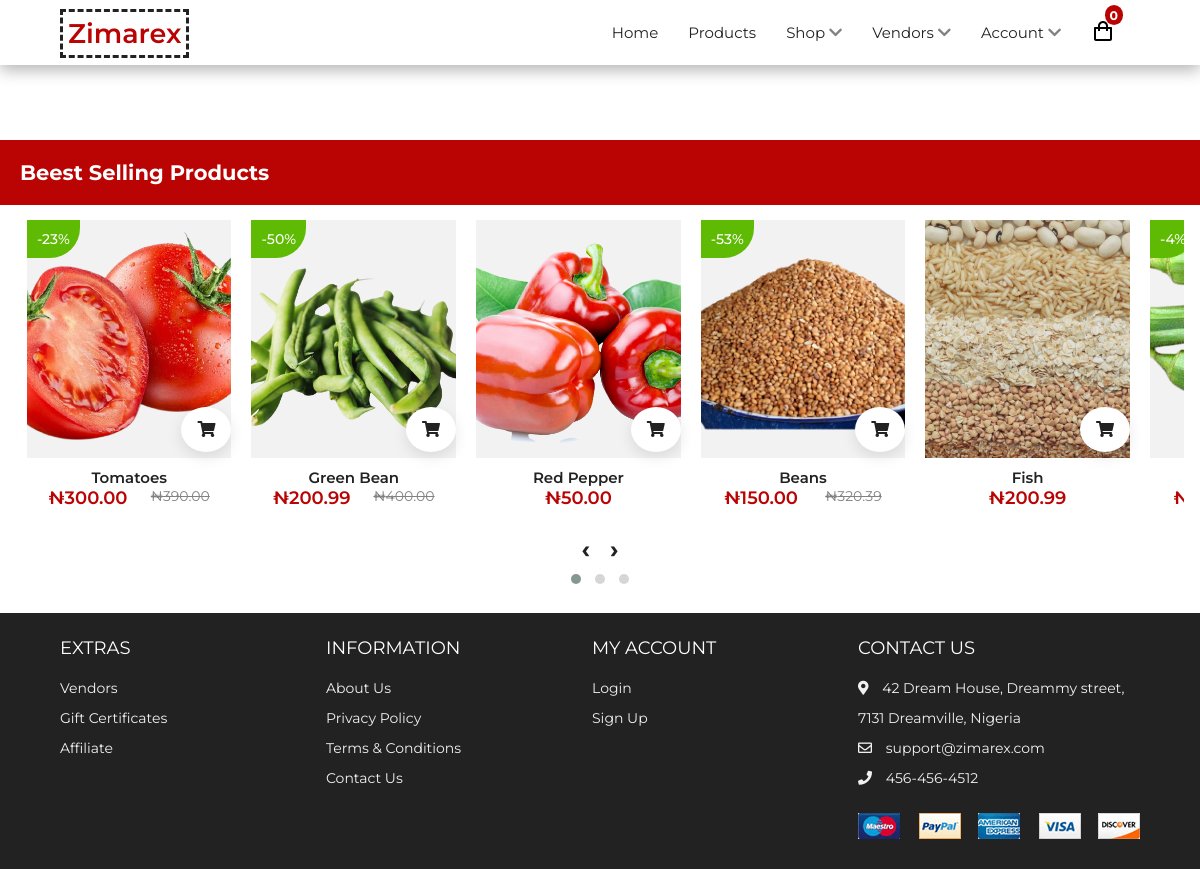
The app's page /store/cart.php with its own data.
### tables this page shows
CREATE TABLE `products_all` (
  `sn` int(25) NOT NULL,
  `unique_key` varchar(255) NOT NULL,
  `name` varchar(255) NOT NULL,
  `price` double(10,2) NOT NULL,
  `old_price` double(10,2) NOT NULL,
  `short_desc` varchar(300) NOT NULL,
  `category` varchar(255) NOT NULL,
  `in_stock` int(255) NOT NULL,
  `img_1` varchar(255) NOT NULL,
  `img_2` varchar(255) NOT NULL,
  `img_3` varchar(255) NOT NULL,
  `img_4` varchar(255) NOT NULL,
  `img_5` varchar(255) NOT NULL,
  `long_desc` text NOT NULL,
  `reviews` int(255) NOT NULL,
  `purchases` varchar(255) NOT NULL,
  `date_added` varchar(255) NOT NULL,
  `measurement` varchar(255) NOT NULL
);

### config/sessions.php (called while the page is built, shortened)
<?php
$session_email = 'Account';
?>

### config/functions.php (called while the page is built, shortened)
<?php
require_once ('sessions.php');
function getProducts($con, $limit=16, $table="products_all"){
	if($limit >= 5){
		$sql = "SELECT * FROM $table LIMIT $limit";
	}else{
		$sql = "SELECT * FROM $table";
	}
    $query = $con->query($sql);
	$rows = $query->num_rows;
	if($rows > 0){
		$result = array();
        while($newRes = $query->fetch_array()){
            $result[] = $newRes;
        }
		return $result;
	} else{
		return $rows;
	}
}
?>

### libs/related-products.php (the view, shortened to what this page needs)
<section class="section products">
    <div class="title">
        <h2>Beest Selling Products</h2>
    </div>
    <div class="product-layout owl-carousel owl-theme">
        <?php $count = 1; shuffle($allProducts); foreach($allProducts as $item) { ?>
            <div class="product">
                <a href="./productDetails.php?prod=<?php echo $item['unique_key'] ?>">
                    <div class="img-container">
                        <div class="tag _dsct">-8%</div>
                        <img src="<?php echo $item['img_1']; ?>" alt="" />
                        <div class="addCart addNow">
                            <i class="fas fa-shopping-cart addNow"></i>
                        </div>
                        <ul class="side-icons">
                            <span><i class="far fa-heart"></i></span>
                            <span><i class="fas fa-sliders-h"></i></span>
                        </ul>
                    </div>
                    <div class="bottom">
                        <a href=""><?php echo $item['name'] ?></a>
                        <div class="price">
                            <span>₦<?php echo $item['price'] ?></span>
                            <?php if($item['old_price'] > 0){ echo "<span class='cancel'> ₦".$item['old_price']."</span>"; } ?>
                        </div>
                    </div>
                </a>
            </div>
        <?php
        }
        ?>
    </div>
</section>

### store/cart.php (shortened to what this page needs)
<?php
    require_once('../config/functions.php');
    $allProducts = getProducts($con);
?>
<!DOCTYPE html>
<html lang="en">
  <head>
    <link
      rel="stylesheet"
      href="https://cdnjs.cloudflare.com/ajax/libs/font-awesome/5.15.1/css/all.min.css"
    />
    <link rel="stylesheet" href="../assets/css/styles.css" />
    <link rel="stylesheet" href="https://cdnjs.cloudflare.com/ajax/libs/OwlCarousel2/2.3.4/assets/owl.carousel.css">
    <link rel="stylesheet" href="https://cdnjs.cloudflare.com/ajax/libs/OwlCarousel2/2.3.4/assets/owl.theme.default.css">
  </head>
  <body>
        <?php require_once('../libs/nav.php') ?>
        <?php require_once('../libs/related-products.php') ?>
        <?php require_once('../libs/footer.php') ?>
  </body>
</html>

### libs/nav.php (shortened to what this page needs)
<nav class="nav addShadow">
    <div class="wrapper container">
        <div class="logo"><a href="">Zimarex</a></div>
        <ul class="nav-list">
            <li><a href="index.php">Home</a></li>
            <li><a href="./products.php">Products</a></li>
            <li>
                <a href="" class="desktop-item">Shop <span><i class="fas fa-chevron-down"></i></span></a>
            </li>
            <li>
                <a href="" class="desktop-item">Vendors <span><i class="fas fa-chevron-down"></i></span></a>
            </li>
            <li>
                <a href="" class="desktop-item"> <?php echo $session_email ?> <span><i class="fas fa-chevron-down"></i></span></a>
            </li>
            <li class="icons">
                <a href="./cart.php">
                    <span>
                        <img src="../assets/images/shoppingBag.svg" alt="" />
                        <small class="count d-flex cart-items">0</small>
                    </span>
                </a>
            </li>
        </ul>
    </div>
</nav>

### libs/footer.php (shortened to what this page needs)
<footer id="footer" class="section footer">
    <div class="container">
    <div class="footer-container">
        <div class="footer-center">
        <h3>EXTRAS</h3>
        <a href="#">Vendors</a>
        <a href="#">Gift Certificates</a>
        <a href="#">Affiliate</a>
        </div>
        <div class="footer-center">
        <h3>INFORMATION</h3>
        <a href="#">About Us</a>
        <a href="#">Privacy Policy</a>
        <a href="#">Terms & Conditions</a>
        <a href="#">Contact Us</a>
        </div>
        <div class="footer-center">
        <h3>MY ACCOUNT</h3>
        <?php if(!isset($session_id)){  ?>
            <a href="./login.php">Login</a>
            <a href="./sign-up.php">Sign Up</a>
        <?php }; ?>
        </div>
        <div class="footer-center">
        <h3>CONTACT US</h3>
        <div>
            <span>
            <i class="fas fa-map-marker-alt"></i>
            </span>
            42 Dream House, Dreammy street, 7131 Dreamville, Nigeria
        </div>
        <div>
            <span>
            <i class="far fa-envelope"></i>
            </span>
            support@zimarex.com
        </div>
        <div>
            <span>
            <i class="fas fa-phone"></i>
            </span>
            456-456-4512
        </div>
        <div class="payment-methods">
            <img src="../assets/images/payment.png" alt="">
        </div>
        </div>
    </div>
    </div>
</footer>

### assets/css/styles.css (style rules this page uses)
:root { --primary: #BA0303; --white: #fff; --black: #222; --grey1: #3a3b3c; --grey2: #828282; }
*, *::before, *::after { margin: 0; padding: 0; box-sizing: inherit; }
html { box-sizing: border-box; font-size: 62.5%; }
html { scroll-behavior: smooth; }
body { font-family: "Montserrat", sans-serif; font-size: 1.6rem; background-color: var(--white); color: var(--black); font-weight: 400; }
h1, h2, h3, h4, h5 { font-weight: 600; }
a { text-decoration: none; color: inherit; }
li { list-style: none; }
.container { max-width: 114rem; margin: 0 auto; }
@media only screen and (max-width: 1200px) { .container { padding: 0 3rem; } }
.d-flex { display: flex; align-items: center; }
nav { position: fixed; top: 0; left: 0; width: 100%; z-index: 999; background-color: var(--white); height: 6.5rem; line-height: 6.5rem; }
nav .wrapper { display: flex; align-items: center; justify-content: space-between; position: relative; }
.wrapper .logo a { color: var(--primary); font-size: 2.7rem; font-weight: 600; padding: 0.5rem; border: 3px dashed var(--black); }
.wrapper .nav-list { display: inline-flex; }
.nav-list li i { color: var(--grey2); }
.nav-list a { color: var(--black); font-size: 1.5rem; text-decoration: none; padding: 0.9rem 1.5rem; border-radius: 0.5rem; transition: all 300ms ease; }
.nav-list .icons span { display: inline-block; margin: 0.5rem 1rem 0 0; position: relative; }
.nav-list .icons .count { justify-content: center; position: absolute; top: 0rem; right: -0.8rem; background-color: var(--primary); height: 2rem; padding: 0.5rem; color: var(--white); font-weight: 700; border-radius: 50%; }
.section { padding: 10rem 0 5rem 0; }
.section .title { text-align: center; margin-bottom: 1.5rem; }
.section .title h2 { font-size: 2.1rem; font-weight: 650; background: #BA0303; color: #fff; text-align: left; padding: 20px; max-width: 130rem; margin: 0 auto; }
.section .product-layout { display: grid; grid-template-columns: repeat(auto-fit, minmax(25rem, 1fr)); gap: 3rem; max-width: 130rem; margin: 0 auto; padding: 0 1.6rem; }
.product { overflow: hidden; }
.product .img-container { position: relative; cursor: pointer; }
.product .img-container img { object-fit: cover; min-height: 238px; max-height: 238px; width: 100%; }
.product .bottom { padding: 1rem; text-align: center; }
.product .bottom a { margin-bottom: 1rem; font-weight: inherit; font-size: 1.5rem; font-weight: 600; }
.product .bottom span { color: #BA0303; font-size: 1.8rem; }
.product .bottom .cancel { font-size: 1.4rem; color: var(--grey2); text-decoration: line-through; }
.product .addCart { position: absolute; right: 0; bottom: 0.6rem; background-color: var(--white); border-radius: 50%; padding: 1.3rem 1.6rem; box-shadow: 0 0.5rem 1.5rem rgba(0, 0, 0, 0.1); transition: all 300ms ease-in-out; }
.product i { transition: all 300ms ease-in-out; }
.product .side-icons { position: absolute; right: 0; top: 30%; transform: translate(80%, -50%); display: flex; flex-direction: column; padding: 1rem; transition: all 500ms ease-in-out; }
.product .side-icons span { font-size: 1.4rem; background-color: var(--white); margin: 0.3rem; padding: 1rem 1.3rem; border-radius: 50%; transition: all 300ms ease-in-out; }
.footer { background-color: var(--black); padding: 6rem 1rem; line-height: 3rem; }
.footer-center span { margin-right: 1rem; }
.footer-container { display: grid; grid-template-columns: repeat(4, 1fr); color: var(--white); }
.footer-center a:link, .footer-center a:visited { display: block; color: #f1f1f1; font-size: 1.4rem; transition: 0.6s; }
.footer-center div { color: #f1f1f1; font-size: 1.4rem; }
.footer-center h3 { font-size: 1.8rem; font-weight: 400; margin-bottom: 1rem; }
.footer .payment-methods { margin-top: 2rem; }
.section { padding: 2rem 0; }
._dsct { position: absolute; top: 0px; left: 0px; color: #fff; font-weight: 500; font-size: 14px; border-bottom-right-radius: 30px; background-color: #5eba03; padding: 10px; }
.price { display: flex; justify-content: space-around; }
.price span:nth-child(1) { font-weight: 600; }

### store/cart.php (style rules this page uses)
.addShadow { box-shadow: 0 5px 15px rgb(0 0 0 / 30%); }
.product { padding: 0 10px; overflow: hidden; }

### records on screen
products_all: img_1 (picture), name "Tomatoes", price "300.00", old_price "390.00"
products_all: img_1 (picture), name "Green Bean", price "200.99", old_price "400.00"
products_all: img_1 (picture), name "Red Pepper", price "50.00"
products_all: img_1 (picture), name "Beans", price "150.00", old_price "320.39"
products_all: img_1 (picture), name "Fish", price "200.99"
products_all: img_1 (picture)

### other values on screen
$session_email "Account"
